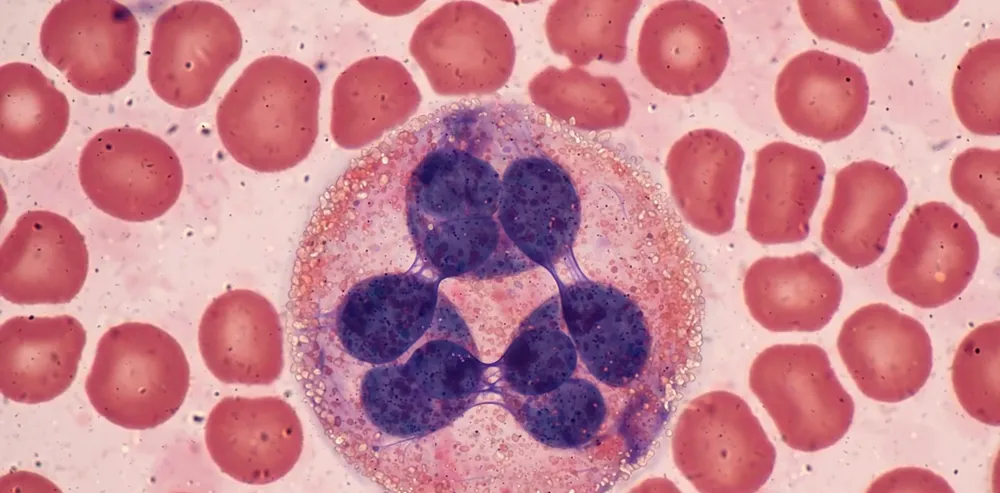
#> input picture real1.webp, 1000 x 493 px, shrunk from 1920 x 947 before the run; its folder holds only this picture in this run
$ python crop_labels.py
#> lines starting #> are read from the running program, lines starting #| are printed output that depends on the picture
from PIL import Image
import pathlib
HERE = pathlib.Path(__file__).parent
BOTTOM_CUT = 0.22  # cut 22% from bottom where cell name label sits
TOP_CUT = 0.04     # cut 4% from top
for i in range(1, 11):
    src = HERE / f"real{i}.webp"
    if not src.exists():
        print(f"missing {src}"); continue
    im = Image.open(src).convert("RGB")
#> im is the input picture: PIL image 1000x493 RGB; mean R, G, B 199.5, 131.4, 143.9
    w, h = im.size
#> w = 1000; h = 493
    top = int(h * TOP_CUT)
#> top = 19
    bottom = int(h * (1 - BOTTOM_CUT))
#> bottom = 384
    cropped = im.crop((0, top, w, bottom))
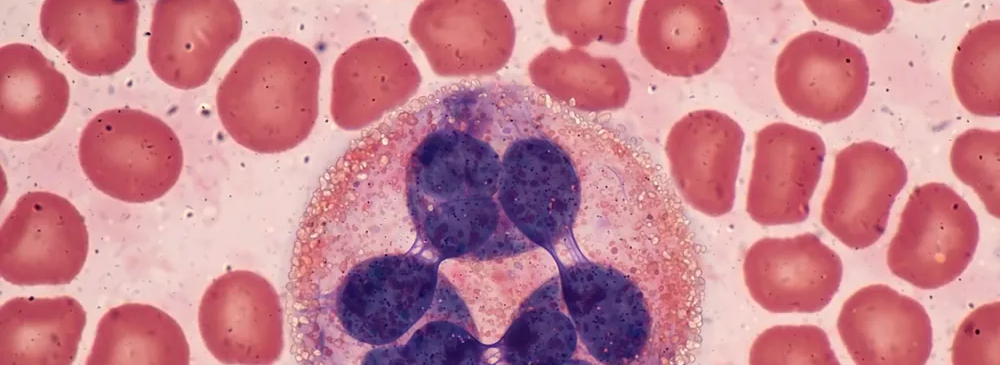
#> cropped: PIL image 1000x365 RGB; mean R, G, B 198, 128.8, 141.6
    # backup original once
    bak = HERE / f"real{i}_orig.webp"
    if not bak.exists():
        im.save(bak)
        print(f"backup {bak.name}")
    cropped.save(src, "WEBP", quality=90)
    print(f"cropped real{i}.webp: {w}x{h} -> {cropped.size[0]}x{cropped.size[1]}")
#| cropped real1.webp: 1000x493 -> 1000x365
print("Done - bottom labels removed from real1-real10.webp")
